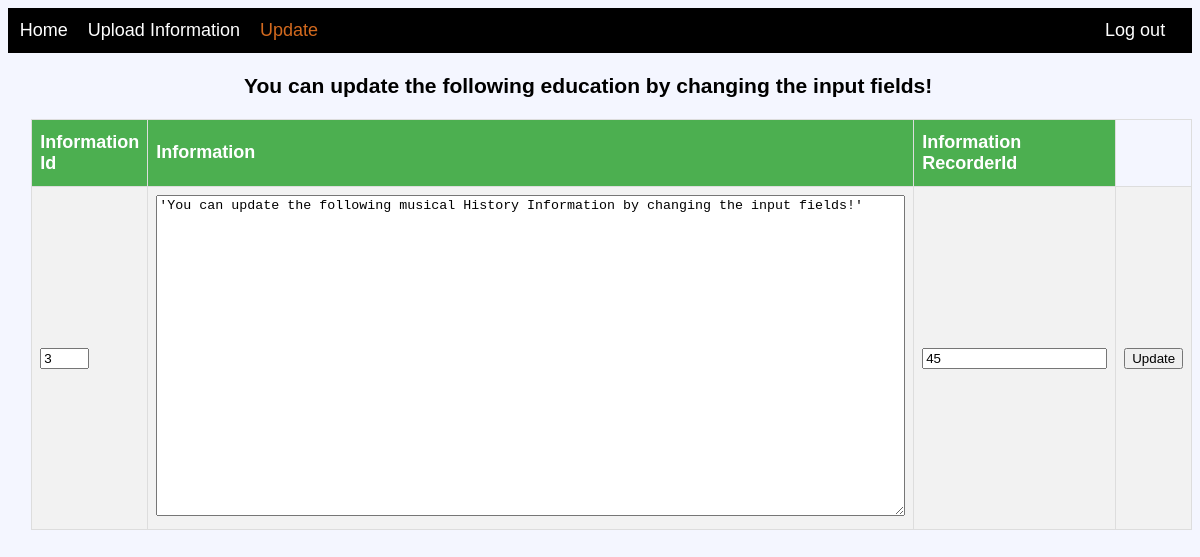
Page /updateeducationpage.php (signed in) on the committed database.
### tables this page shows
CREATE TABLE IF NOT EXISTS `education` (
  `eduinformation` text NOT NULL,
  `emp_id` int(11) NOT NULL,
  `info_id` varchar(30) NOT NULL,
  PRIMARY KEY (`info_id`),
  KEY `emp_id` (`emp_id`),
  KEY `emp_id_2` (`emp_id`),
  KEY `emp_id_3` (`emp_id`),
  KEY `emp_id_4` (`emp_id`)
);

### updateeducationpage.php (the view, shortened to what this page needs)
<!DOCTYPE html>
<html>
<head>
</head>
<body>
	<div id="nav">
		<a href="officer_page.php" > Home </a>
		<a href="uplodeinformation.php" >Upload Information</a>
		<a href="" class="active">Update</a>
		<a href="logout.php" style="float: right;">Log out</a>
	</div>
	<div id="content">
		<h3 style="text-align:center"> You can update the following education by changing the input fields! </h3>
		<?php
			$select_query = "select info_id , eduinformation,emp_id from education";
			$select_result = mysql_query($select_query);
	echo '<table>
		<tr>
					<th>Information Id </th>
					<th>Information</th>
					<th>Information RecorderId </th>
				</tr>';
			while($row = mysql_fetch_row($select_result)) {
				echo "<tr><form action=updateeducation.php method=post>";
							  echo "<td><input type=text value='".$row[0]."' name=info_id size=3> </td>";
		            echo"<td> <textarea name='idher'   cols='91' rows='21'>";
			echo"'".$row[1]."'
			</textarea></td>";
				echo "<td><input type=text value='".$row[2]."' name=name> </td>";
				echo "<td><input type=submit value=Update> </td></form></tr>";
			}
			echo '</table>';
		?>
	</div>
</body>
</html>

### updateeducationpage.php (style rules this page uses)
body { background: #f4f6ff; overflow: auto; font-family: Verdan, Tahoma, Arial, sans-serif; font-size: 18px; }
#nav { width: 98%; background-color: black; height: 2%; color: white; overflow:hidden; padding: 1%; }
#nav a { text-decoration:none; color: white; padding-right:15px; }
#nav a.active { color:chocolate; }
#content { width: 98%; height: auto; }
table { position: relative; width:74%; left:2%; }
table,th,td { border-collapse:collapse; border: 1px solid #ddd;; }
th,td { padding: 8px; }
th { padding-top: 12px; padding-bottom: 12px; text-align: left; background-color: #4CAF50; color: white; }
tr:nth-child(even) { background-color: #f2f2f2; }

### rows in the picture
education: info_id "3", idher "'You can update the following musical History Information by changing the input fields!'", name "45"
